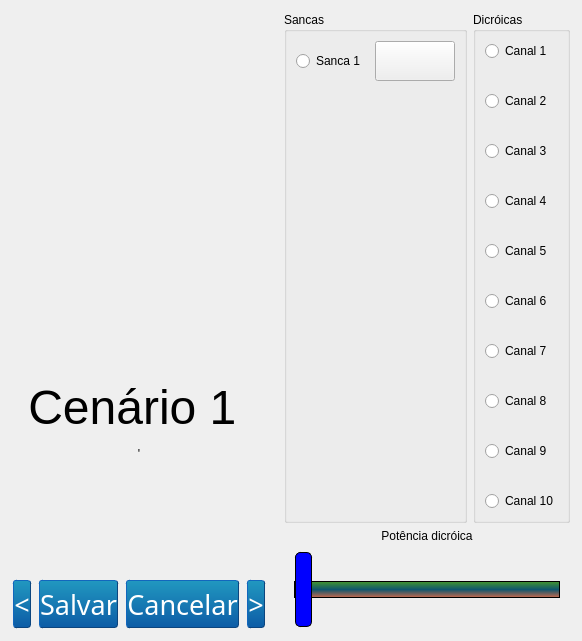
         <widget class="QWidget" name="tab_cenas">
          <property name="enabled">
           <bool>true</bool>
          </property>
          <property name="sizePolicy">
           <sizepolicy hsizetype="Expanding" vsizetype="Expanding">
            <horstretch>0</horstretch>
            <verstretch>0</verstretch>
           </sizepolicy>
          </property>
          <property name="minimumSize">
           <size>
            <width>0</width>
            <height>0</height>
           </size>
          </property>
          <attribute name="title">
           <string>Configurações</string>
          </attribute>
          <layout class="QGridLayout" name="gridLayout_6">
           <property name="sizeConstraint">
            <enum>QLayout::SetMaximumSize</enum>
           </property>
           <property name="leftMargin">
            <number>0</number>
           </property>
           <property name="topMargin">
            <number>0</number>
           </property>
           <property name="rightMargin">
            <number>0</number>
           </property>
           <property name="bottomMargin">
            <number>0</number>
           </property>
           <item row="0" column="0">
            <layout class="QHBoxLayout" name="horizontalLayout_3" stretch="50,33">
             <property name="sizeConstraint">
              <enum>QLayout::SetFixedSize</enum>
             </property>
             <property name="leftMargin">
              <number>6</number>
             </property>
             <property name="topMargin">
              <number>6</number>
             </property>
             <property name="rightMargin">
              <number>6</number>
             </property>
             <property name="bottomMargin">
              <number>6</number>
             </property>
             <item>
              <layout class="QVBoxLayout" name="verticalLayout_4" stretch="15,10,1">
               <property name="sizeConstraint">
                <enum>QLayout::SetFixedSize</enum>
               </property>
               <property name="leftMargin">
                <number>6</number>
               </property>
               <property name="topMargin">
                <number>6</number>
               </property>
               <property name="rightMargin">
                <number>6</number>
               </property>
               <property name="bottomMargin">
                <number>6</number>
               </property>
               <item>
                <widget class="QFrame" name="frame_color">
                 <property name="enabled">
                  <bool>true</bool>
                 </property>
                 <property name="sizePolicy">
                  <sizepolicy hsizetype="Expanding" vsizetype="Expanding">
                   <horstretch>0</horstretch>
                   <verstretch>0</verstretch>
                  </sizepolicy>
                 </property>
                 <property name="maximumSize">
                  <size>
                   <width>16777215</width>
                   <height>250</height>
                  </size>
                 </property>
                </widget>
               </item>
               <item>
                <widget class="QLabel" name="label_cgf_cena">
                 <property name="sizePolicy">
                  <sizepolicy hsizetype="Expanding" vsizetype="Expanding">
                   <horstretch>0</horstretch>
                   <verstretch>0</verstretch>
                  </sizepolicy>
                 </property>
                 <property name="text">
                  <string>&lt;html&gt;&lt;head/&gt;&lt;body&gt;&lt;p&gt;&lt;span style=&quot; font-size:36pt;&quot;&gt;Cenário 1 &lt;/span&gt;&lt;/p&gt;&lt;/body&gt;&lt;/html&gt;'</string>
                 </property>
                 <property name="alignment">
                  <set>Qt::AlignCenter</set>
                 </property>
                </widget>
               </item>
               <item>
                <layout class="QHBoxLayout" name="horizontalLayout_7">
                 <property name="topMargin">
                  <number>0</number>
                 </property>
                 <item>
                  <widget class="QPushButton" name="btn_change_cena_esq">
                   <property name="sizePolicy">
                    <sizepolicy hsizetype="Minimum" vsizetype="Expanding">
                     <horstretch>0</horstretch>
                     <verstretch>0</verstretch>
                    </sizepolicy>
                   </property>
                   <property name="minimumSize">
                    <size>
                     <width>0</width>
                     <height>50</height>
                    </size>
                   </property>
                   <property name="maximumSize">
                    <size>
                     <width>16777215</width>
                     <height>50</height>
                    </size>
                   </property>
                   <property name="baseSize">
                    <size>
                     <width>0</width>
                     <height>50</height>
                    </size>
                   </property>
                   <property name="styleSheet">
                    <string notr="true">    QPushButton
    {
    font: 20pt Aria, boldl;
    margin: 1px;
    border-color: #0c457e;
    border-style: outset;
    border-radius: 3px;
    border-width: 1px;
    color: white;
    background-color: qlineargradient(x1: 0, y1: 0, x2: 0, y2: 1, stop: 0 #2198c0, stop: 1 #0d5ca6);
    }

    QPushButton:pressed
    {
    background-color: qlineargradient(x1: 0, y1: 0, x2: 0, y2: 1, stop: 0 #0d5ca6, stop: 1 #2198c0);
    }</string>
                   </property>
                   <property name="text">
                    <string>&lt;</string>
                   </property>
                  </widget>
                 </item>
                 <item>
                  <widget class="QPushButton" name="salva_cena">
                   <property name="sizePolicy">
                    <sizepolicy hsizetype="Minimum" vsizetype="Expanding">
                     <horstretch>0</horstretch>
                     <verstretch>0</verstretch>
                    </sizepolicy>
                   </property>
                   <property name="minimumSize">
                    <size>
                     <width>0</width>
                     <height>50</height>
                    </size>
                   </property>
                   <property name="maximumSize">
                    <size>
                     <width>16777215</width>
                     <height>50</height>
                    </size>
                   </property>
                   <property name="baseSize">
                    <size>
                     <width>0</width>
                     <height>50</height>
                    </size>
                   </property>
                   <property name="styleSheet">
                    <string notr="true">    QPushButton
    {
    font: 20pt Aria, boldl;
    margin: 1px;
    border-color: #0c457e;
    border-style: outset;
    border-radius: 3px;
    border-width: 1px;
    color: white;
    background-color: qlineargradient(x1: 0, y1: 0, x2: 0, y2: 1, stop: 0 #2198c0, stop: 1 #0d5ca6);
    }

    QPushButton:pressed
    {
    background-color: qlineargradient(x1: 0, y1: 0, x2: 0, y2: 1, stop: 0 #0d5ca6, stop: 1 #2198c0);
    }</string>
                   </property>
                   <property name="text">
                    <string>Salvar</string>
                   </property>
                  </widget>
                 </item>
                 <item>
                  <widget class="QPushButton" name="btn_cancelar_edic">
                   <property name="minimumSize">
                    <size>
                     <width>0</width>
                     <height>50</height>
                    </size>
                   </property>
                   <property name="styleSheet">
                    <string notr="true">    QPushButton
    {
    font: 20pt Aria, boldl;
    margin: 1px;
    border-color: #0c457e;
    border-style: outset;
    border-radius: 3px;
    border-width: 1px;
    color: white;
    background-color: qlineargradient(x1: 0, y1: 0, x2: 0, y2: 1, stop: 0 #2198c0, stop: 1 #0d5ca6);
    }

    QPushButton:pressed
    {
    background-color: qlineargradient(x1: 0, y1: 0, x2: 0, y2: 1, stop: 0 #0d5ca6, stop: 1 #2198c0);
    }</string>
                   </property>
                   <property name="text">
                    <string>Cancelar</string>
                   </property>
                  </widget>
                 </item>
                 <item>
                  <widget class="QPushButton" name="btn_change_cena_dir">
                   <property name="sizePolicy">
                    <sizepolicy hsizetype="Minimum" vsizetype="Expanding">
                     <horstretch>0</horstretch>
                     <verstretch>0</verstretch>
                    </sizepolicy>
                   </property>
                   <property name="minimumSize">
                    <size>
                     <width>0</width>
                     <height>50</height>
                    </size>
                   </property>
                   <property name="maximumSize">
                    <size>
                     <width>16777215</width>
                     <height>50</height>
                    </size>
                   </property>
                   <property name="baseSize">
                    <size>
                     <width>0</width>
                     <height>50</height>
                    </size>
                   </property>
                   <property name="styleSheet">
                    <string notr="true">    QPushButton
    {
    font: 20pt Aria, boldl;
    margin: 1px;
    border-color: #0c457e;
    border-style: outset;
    border-radius: 3px;
    border-width: 1px;
    color: white;
    background-color: qlineargradient(x1: 0, y1: 0, x2: 0, y2: 1, stop: 0 #2198c0, stop: 1 #0d5ca6);
    }

    QPushButton:pressed
    {
    background-color: qlineargradient(x1: 0, y1: 0, x2: 0, y2: 1, stop: 0 #0d5ca6, stop: 1 #2198c0);
    }</string>
                   </property>
                   <property name="text">
                    <string>&gt;</string>
                   </property>
                  </widget>
                 </item>
                </layout>
               </item>
              </layout>
             </item>
             <item>
              <layout class="QVBoxLayout" name="verticalLayout_5" stretch="10,0,0">
               <property name="leftMargin">
                <number>6</number>
               </property>
               <property name="topMargin">
                <number>6</number>
               </property>
               <property name="rightMargin">
                <number>6</number>
               </property>
               <property name="bottomMargin">
                <number>6</number>
               </property>
               <item>
                <layout class="QGridLayout" name="gridLayout_9">
                 <item row="0" column="1">
                  <widget class="QGroupBox" name="groupBox_2">
                   <property name="sizePolicy">
                    <sizepolicy hsizetype="Expanding" vsizetype="Expanding">
                     <horstretch>0</horstretch>
                     <verstretch>0</verstretch>
                    </sizepolicy>
                   </property>
                   <property name="title">
                    <string>Sancas</string>
                   </property>
                   <layout class="QGridLayout" name="gridLayout_19">
                    <property name="horizontalSpacing">
                     <number>9</number>
                    </property>
                    <property name="verticalSpacing">
                     <number>20</number>
                    </property>
                    <item row="1" column="0">
                     <widget class="QWidget" name="widget_3" native="true">
                      <property name="sizePolicy">
                       <sizepolicy hsizetype="Expanding" vsizetype="Expanding">
                        <horstretch>0</horstretch>
                        <verstretch>0</verstretch>
                       </sizepolicy>
                      </property>
                     </widget>
                    </item>
                    <item row="0" column="0">
                     <widget class="QRadioButton" name="radioButton_sanca_1">
                      <property name="text">
                       <string>Sanca 1</string>
                      </property>
                     </widget>
                    </item>
                    <item row="0" column="1">
                     <widget class="QPushButton" name="color_led_1">
                      <property name="minimumSize">
                       <size>
                        <width>80</width>
                        <height>40</height>
                       </size>
                      </property>
                      <property name="text">
                       <string/>
                      </property>
                     </widget>
                    </item>
                   </layout>
                  </widget>
                 </item>
                 <item row="0" column="2">
                  <widget class="QGroupBox" name="groupBox">
                   <property name="sizePolicy">
                    <sizepolicy hsizetype="Expanding" vsizetype="Expanding">
                     <horstretch>0</horstretch>
                     <verstretch>0</verstretch>
                    </sizepolicy>
                   </property>
                   <property name="title">
                    <string>Dicróicas</string>
                   </property>
                   <layout class="QGridLayout" name="gridLayout_12">
                    <item row="0" column="0">
                     <layout class="QGridLayout" name="gridLayout_11">
                      <property name="verticalSpacing">
                       <number>30</number>
                      </property>
                      <item row="7" column="0">
                       <widget class="QRadioButton" name="radioButton_dim_8">
                        <property name="text">
                         <string>Canal 8</string>
                        </property>
                       </widget>
                      </item>
                      <item row="3" column="0">
                       <widget class="QRadioButton" name="radioButton_dim_4">
                        <property name="sizePolicy">
                         <sizepolicy hsizetype="Expanding" vsizetype="Fixed">
                          <horstretch>0</horstretch>
                          <verstretch>0</verstretch>
                         </sizepolicy>
                        </property>
                        <property name="text">
                         <string>Canal 4</string>
                        </property>
                       </widget>
                      </item>
                      <item row="5" column="0">
                       <widget class="QRadioButton" name="radioButton_dim_6">
                        <property name="text">
                         <string>Canal 6</string>
                        </property>
                       </widget>
                      </item>
                      <item row="6" column="0">
                       <widget class="QRadioButton" name="radioButton_dim_7">
                        <property name="text">
                         <string>Canal 7</string>
                        </property>
                       </widget>
                      </item>
                      <item row="8" column="0">
                       <widget class="QRadioButton" name="radioButton_dim_9">
                        <property name="text">
                         <string>Canal 9</string>
                        </property>
                       </widget>
                      </item>
                      <item row="4" column="0">
                       <widget class="QRadioButton" name="radioButton_dim_5">
                        <property name="text">
                         <string>Canal 5</string>
                        </property>
                       </widget>
                      </item>
                      <item row="2" column="0">
                       <widget class="QRadioButton" name="radioButton_dim_3">
                        <property name="text">
                         <string>Canal 3</string>
                        </property>
                       </widget>
                      </item>
                      <item row="1" column="0">
                       <widget class="QRadioButton" name="radioButton_dim_2">
                        <property name="text">
                         <string>Canal 2</string>
                        </property>
                       </widget>
                      </item>
                      <item row="0" column="0">
                       <widget class="QRadioButton" name="radioButton_dim_1">
                        <property name="sizePolicy">
                         <sizepolicy hsizetype="Expanding" vsizetype="Fixed">
                          <horstretch>0</horstretch>
                          <verstretch>0</verstretch>
                         </sizepolicy>
                        </property>
                        <property name="text">
                         <string>Canal 1</string>
                        </property>
                       </widget>
                      </item>
                      <item row="9" column="0">
                       <widget class="QRadioButton" name="radioButton_dim_10">
                        <property name="text">
                         <string>Canal 10</string>
                        </property>
                       </widget>
                      </item>
                     </layout>
                    </item>
                   </layout>
                  </widget>
                 </item>
                </layout>
               </item>
               <item>
                <widget class="QLabel" name="label_pot_dic">
                 <property name="sizePolicy">
                  <sizepolicy hsizetype="Expanding" vsizetype="Preferred">
                   <horstretch>0</horstretch>
                   <verstretch>0</verstretch>
                  </sizepolicy>
                 </property>
                 <property name="text">
                  <string>Potência dicróica</string>
                 </property>
                 <property name="alignment">
                  <set>Qt::AlignCenter</set>
                 </property>
                </widget>
               </item>
               <item>
                <widget class="QSlider" name="slider_dimer">
                 <property name="minimumSize">
                  <size>
                   <width>0</width>
                   <height>80</height>
                  </size>
                 </property>
                 <property name="styleSheet">
                  <string notr="true">QSlider::groove:horizontal {
				border: 1px solid;
				background-color: qlineargradient(x1: 0, y1: 0, x2: 0, y2: 1, stop: 0 #46992b, stop: 0.5 #0e566d, stop: 1 #d16a4b);
				height: 15px;
				margin: 10px;
			}
			
			QSlider::handle:horizontal {
				background-color: blue;
				border: 1px solid;
				border-style: outset;
				border-radius: 5px;
				height: 10px;
				width: 15px;
				margin: -30px 0px;
			}</string>
                 </property>
                 <property name="maximum">
                  <number>100</number>
                 </property>
                 <property name="orientation">
                  <enum>Qt::Horizontal</enum>
                 </property>
                </widget>
               </item>
              </layout>
             </item>
            </layout>
           </item>
          </layout>
         </widget>
